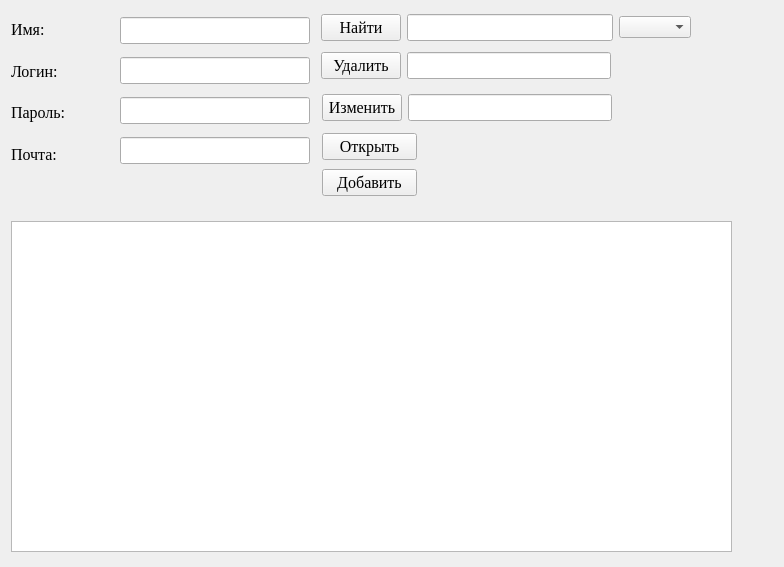
<?xml version="1.0" encoding="UTF-8"?>
<ui version="4.0">
 <class>Form</class>
 <widget class="QWidget" name="Form">
  <property name="geometry">
   <rect>
    <x>0</x>
    <y>0</y>
    <width>784</width>
    <height>567</height>
   </rect>
  </property>
  <property name="windowTitle">
   <string>Polzovateli</string>
  </property>
  <widget class="QWidget" name="layoutWidget">
   <property name="geometry">
    <rect>
     <x>120</x>
     <y>10</y>
     <width>190</width>
     <height>164</height>
    </rect>
   </property>
   <layout class="QVBoxLayout" name="verticalLayout_4">
    <item>
     <widget class="QLineEdit" name="leimya">
      <property name="font">
       <font>
        <family>Times New Roman</family>
        <pointsize>12</pointsize>
       </font>
      </property>
     </widget>
    </item>
    <item>
     <widget class="QLineEdit" name="lelogin">
      <property name="font">
       <font>
        <family>Times New Roman</family>
        <pointsize>12</pointsize>
       </font>
      </property>
     </widget>
    </item>
    <item>
     <widget class="QLineEdit" name="leparol">
      <property name="font">
       <font>
        <family>Times New Roman</family>
        <pointsize>12</pointsize>
       </font>
      </property>
     </widget>
    </item>
    <item>
     <widget class="QLineEdit" name="leemail">
      <property name="font">
       <font>
        <family>Times New Roman</family>
        <pointsize>12</pointsize>
       </font>
      </property>
     </widget>
    </item>
   </layout>
  </widget>
  <widget class="QTableWidget" name="tableWidget">
   <property name="geometry">
    <rect>
     <x>11</x>
     <y>221</y>
     <width>721</width>
     <height>331</height>
    </rect>
   </property>
  </widget>
  <widget class="QWidget" name="layoutWidget_5">
   <property name="geometry">
    <rect>
     <x>321</x>
     <y>11</y>
     <width>370</width>
     <height>33</height>
    </rect>
   </property>
   <layout class="QHBoxLayout" name="horizontalLayout_5">
    <item>
     <widget class="QPushButton" name="pbfind">
      <property name="font">
       <font>
        <family>Times New Roman</family>
        <pointsize>12</pointsize>
       </font>
      </property>
      <property name="text">
       <string>Найти</string>
      </property>
     </widget>
    </item>
    <item>
     <widget class="QLineEdit" name="lefind">
      <property name="font">
       <font>
        <family>Times New Roman</family>
        <pointsize>12</pointsize>
       </font>
      </property>
     </widget>
    </item>
    <item>
     <widget class="QComboBox" name="cbfind"/>
    </item>
   </layout>
  </widget>
  <widget class="QWidget" name="layoutWidget_2">
   <property name="geometry">
    <rect>
     <x>322</x>
     <y>91</y>
     <width>290</width>
     <height>33</height>
    </rect>
   </property>
   <layout class="QHBoxLayout" name="horizontalLayout_6">
    <item>
     <widget class="QPushButton" name="pbchange">
      <property name="font">
       <font>
        <family>Times New Roman</family>
        <pointsize>12</pointsize>
       </font>
      </property>
      <property name="text">
       <string>Изменить</string>
      </property>
     </widget>
    </item>
    <item>
     <widget class="QLineEdit" name="lechange">
      <property name="font">
       <font>
        <family>Times New Roman</family>
        <pointsize>12</pointsize>
       </font>
      </property>
     </widget>
    </item>
   </layout>
  </widget>
  <widget class="QWidget" name="layoutWidget_4">
   <property name="geometry">
    <rect>
     <x>321</x>
     <y>49</y>
     <width>290</width>
     <height>33</height>
    </rect>
   </property>
   <layout class="QHBoxLayout" name="horizontalLayout_7">
    <item>
     <widget class="QPushButton" name="pbdelete">
      <property name="font">
       <font>
        <family>Times New Roman</family>
        <pointsize>12</pointsize>
       </font>
      </property>
      <property name="text">
       <string>Удалить</string>
      </property>
     </widget>
    </item>
    <item>
     <widget class="QLineEdit" name="ledelete">
      <property name="font">
       <font>
        <family>Times New Roman</family>
        <pointsize>12</pointsize>
       </font>
      </property>
     </widget>
    </item>
   </layout>
  </widget>
  <widget class="QWidget" name="layoutWidget_3">
   <property name="geometry">
    <rect>
     <x>322</x>
     <y>130</y>
     <width>95</width>
     <height>71</height>
    </rect>
   </property>
   <layout class="QVBoxLayout" name="verticalLayout_5">
    <item>
     <widget class="QPushButton" name="pbopen">
      <property name="font">
       <font>
        <family>Times New Roman</family>
        <pointsize>12</pointsize>
       </font>
      </property>
      <property name="text">
       <string>Открыть</string>
      </property>
     </widget>
    </item>
    <item>
     <widget class="QPushButton" name="pbinsert">
      <property name="font">
       <font>
        <family>Times New Roman</family>
        <pointsize>12</pointsize>
       </font>
      </property>
      <property name="text">
       <string>Добавить</string>
      </property>
     </widget>
    </item>
   </layout>
  </widget>
  <widget class="QWidget" name="layoutWidget_6">
   <property name="geometry">
    <rect>
     <x>11</x>
     <y>11</y>
     <width>105</width>
     <height>161</height>
    </rect>
   </property>
   <layout class="QVBoxLayout" name="verticalLayout_6">
    <item>
     <widget class="QLabel" name="label_10">
      <property name="font">
       <font>
        <family>Times New Roman</family>
        <pointsize>12</pointsize>
       </font>
      </property>
      <property name="text">
       <string>Имя:</string>
      </property>
     </widget>
    </item>
    <item>
     <widget class="QLabel" name="label_11">
      <property name="font">
       <font>
        <family>Times New Roman</family>
        <pointsize>12</pointsize>
       </font>
      </property>
      <property name="text">
       <string>Логин:</string>
      </property>
     </widget>
    </item>
    <item>
     <widget class="QLabel" name="label_12">
      <property name="font">
       <font>
        <family>Times New Roman</family>
        <pointsize>12</pointsize>
       </font>
      </property>
      <property name="text">
       <string>Пароль:</string>
      </property>
     </widget>
    </item>
    <item>
     <widget class="QLabel" name="label_13">
      <property name="font">
       <font>
        <family>Times New Roman</family>
        <pointsize>12</pointsize>
       </font>
      </property>
      <property name="text">
       <string>Почта:</string>
      </property>
     </widget>
    </item>
   </layout>
  </widget>
 </widget>
 <resources/>
 <connections/>
</ui>
